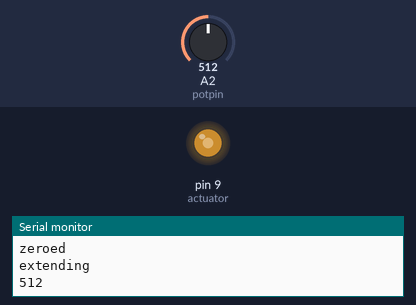
Bench run of a sketch on a simulated Arduino Uno, built with avr-gcc and run on an emulated ATmega328P. On the bench: output pins drawn as LEDs (lit = HIGH), the last lines printed to the serial monitor. Inputs (shaded band) come from the test bench; at power-on: A2 (potpin) = 512.

Above: at 6.05 s.
At 8.65 s:
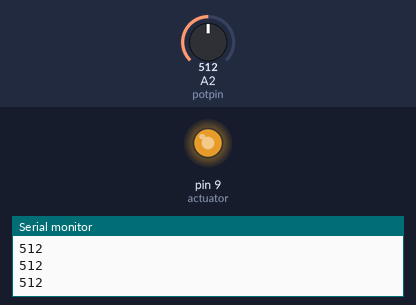
At 11.3 s:
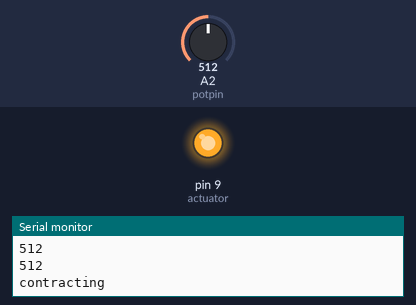
At 19.2 s:
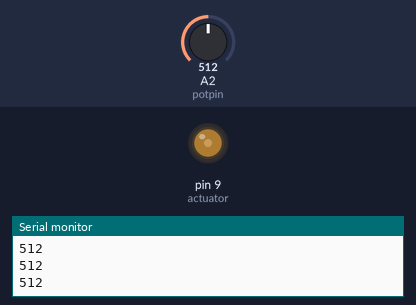
Timing chart, 0 to 23.2 s (numbered marks = the images above):
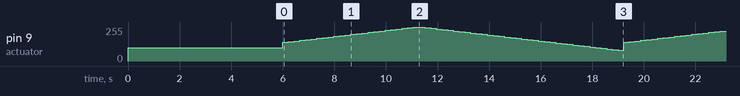

The sketch:

firgelli_L16_w_LAC_PWM.ino
```cpp
int actuator = 9;    // LED connected to digital pin 9
int potpin = 2;  // analog pin used to connect the potentiometer
int initer = 0;

// extended:
// 34, 35, 36, 38

// contracted:
// 767, 769, 770, 771


void setup()  {
  Serial.begin(9600);
  analogWrite(actuator, 100);
  delay(5000); // stop loop from running unless zeroed
  Serial.println("zeroed");
  delay(1000);
}

void loop()  {


  Serial.println("extending");
  // fade in from min to max in increments of 5 points:
  for(int fadeValue = 140 ; fadeValue <= 255; fadeValue +=5) {
    // sets the value (range from 0 to 255):
    analogWrite(actuator, fadeValue);
    Serial.println(analogRead(potpin));
    delay(220);
  }

  Serial.println("contracting");
  // fade out from max to min in increments of 5 points:
  for(int fadeValue = 255 ; fadeValue >= 80; fadeValue -=5) {
    // sets the value (range from 0 to 255):
    analogWrite(actuator, fadeValue);
    Serial.println(analogRead(potpin));
    delay(220);
  }

}
```
